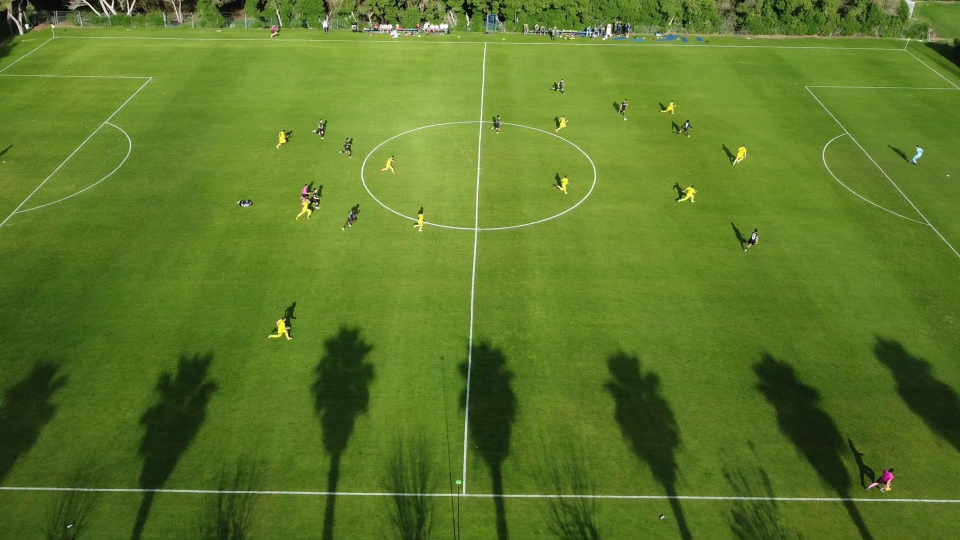
#> input picture dataset/02_TrainPipeline/non_tiles/images/frame_0055_jpg.rf.a5dfb47485c636d58d063066e49caf4c.jpg, 1920 x 1080 px (shown at 1/2 size); the run also reads 1 picture not shown here
$ jupyter execute pipeline.ipynb
#> lines starting #> are read from the running program, lines starting #| are printed output that depends on the picture
# Pipeline for Creating Training Images

Code for Tile Splitting (2x2) with Adjustments on Bounding Boxes (50% Tile Splitting, 50% original)

NOTE: Augmentation is being done in Roboflow!
For Tiles the Augmentation can be found here: https://app.roboflow.com/footballai-xndiy/1-2-tileaugmentation/1

For Original Frames the Augmentation can be found here: https://app.roboflow.com/footballai-xndiy/2-2-originalaugmentation/1

# Selection of 45% Images for Tile Splitting

[cell 1]
import os
import random
import shutil

# 🗂️ Pfade definieren
input_images_dir = "raw_training_images/images"
input_labels_dir = "raw_training_images/labels"
output_tiles_images_dir = "train_tiles/images"
output_tiles_labels_dir = "train_tiles/labels"
output_non_tiles_images_dir = "non_tiles/images"
output_non_tiles_labels_dir = "non_tiles/labels"

# 🔹 Ordner erstellen
os.makedirs(output_tiles_images_dir, exist_ok=True)
os.makedirs(output_tiles_labels_dir, exist_ok=True)
os.makedirs(output_non_tiles_images_dir, exist_ok=True)
os.makedirs(output_non_tiles_labels_dir, exist_ok=True)

# 📌 Alle Bilder auflisten & zufällig 45% für Tile-Splitting auswählen
all_images = [f for f in os.listdir(input_images_dir) if f.endswith(".jpg") or f.endswith(".png")]
random.shuffle(all_images)

split_2x2 = set(all_images[:int(len(all_images) * 0.45)])  # 45% der Bilder für Tile-Splitting

print(f"📌 Gesamtanzahl Bilder: {len(all_images)}")
print(f"🔹 {len(split_2x2)} Bilder für Tile-Splitting ausgewählt.")
print(f"🔹 {len(all_images) - len(split_2x2)} Bilder verbleiben in non_tiles.")

# 📌 Bilder kopieren
tiles_count = 0
non_tiles_count = 0

for img in all_images:
    label_file = img.replace(".jpg", ".txt").replace(".png", ".txt")

    if img in split_2x2:
        # → in tiles kopieren
        shutil.copy(os.path.join(input_images_dir, img), os.path.join(output_tiles_images_dir, img))
        if os.path.exists(os.path.join(input_labels_dir, label_file)):
            shutil.copy(os.path.join(input_labels_dir, label_file), os.path.join(output_tiles_labels_dir, label_file))
        tiles_count += 1
    else:
        # → in non_tiles kopieren
        shutil.copy(os.path.join(input_images_dir, img), os.path.join(output_non_tiles_images_dir, img))
        if os.path.exists(os.path.join(input_labels_dir, label_file)):
            shutil.copy(os.path.join(input_labels_dir, label_file), os.path.join(output_non_tiles_labels_dir, label_file))
        non_tiles_count += 1

# ✅ Abschlussmeldung
print("\n✅ Kopiervorgang abgeschlossen.")
print(f"📁 Tiles-Bilder:     {tiles_count}")
print(f"📁 Non-Tiles-Bilder: {non_tiles_count}")

# ~~~~~~~~~~~~~~~~~~~~~~~

# Tile Splitting
Execution of Tile Splitting on Images in train_tiles folder.
Therefore only Tiles with an object are respected and split into tiles and then resized.
For the non-tile images only a resizing to 640px is done.

Later a Folder roboflow_images is created. The content of this folder can be found on the upper linked roboflow projects where the augmentation is being carried out.

[cell 2]
import os
import cv2

# 📁 Eingabeordner für vollständige Bilder + Labels
input_tiles_images_dir = "train_tiles/images"
input_tiles_labels_dir = "train_tiles/labels"

# 📁 Zielordner für erzeugte Tiles
output_tiles_images_dir = "roboflow_images/tiles_resized/images"
output_tiles_labels_dir = "roboflow_images/tiles_resized/labels"
os.makedirs(output_tiles_images_dir, exist_ok=True)
os.makedirs(output_tiles_labels_dir, exist_ok=True)

# [56 lines left out: function split_image_and_adjust_labels, not called in this run]

# 🔁 Verarbeitung starten
tile_images = [f for f in os.listdir(input_tiles_images_dir) if f.endswith(('.jpg', '.png'))]
total_processed = 0
total_generated_tiles = 0
total_skipped = 0

for img_file in tile_images:
    img_path = os.path.join(input_tiles_images_dir, img_file)
    label_path = os.path.join(input_tiles_labels_dir, img_file.replace('.jpg', '.txt').replace('.png', '.txt'))

    processed, generated = split_image_and_adjust_labels(img_path, label_path, output_tiles_images_dir, output_tiles_labels_dir)
    if processed == 0:
        total_skipped += 1
    total_processed += processed
    total_generated_tiles += generated

# 📊 Statistik
print("\n✅ Tile-Splitting abgeschlossen!")
print(f"🔍 Ursprünglich verarbeitete Bilder: {len(tile_images)}")
print(f"🚫 Bilder ohne Objekte (verworfen): {total_skipped}")
print(f"🧩 Erwartete Tiles (max): {len(tile_images) * 4}")
print(f"📦 Tatsächlich erzeugte Tiles (mit Ball): {total_generated_tiles}")

[cell 3]
import os
import cv2

input_images_dir = "non_tiles/images"
input_labels_dir = "non_tiles/labels"
output_resized_images_dir = "roboflow_images/original_resized/images"
output_resized_labels_dir = "roboflow_images/original_resized/labels"
os.makedirs(output_resized_images_dir, exist_ok=True)
os.makedirs(output_resized_labels_dir, exist_ok=True)

def resize_image_and_adjust_labels(image_path, label_path, output_img_dir, output_lbl_dir):
#> called with output_img_dir = 'roboflow_images/original_resized/images', output_lbl_dir = 'roboflow_images/original_resized/labels'
    img = cv2.imread(image_path)
#> img is the input picture: shape (1080, 1920, 3); mean B, G, R 40.9, 121.1, 93.3
    h, w, _ = img.shape
#> h = 1080; w = 1920
    target_size = 640

    if w > h:
        crop_x = (w - h) // 2
#> crop_x = 420
        crop_y = 0
        crop_w = h
#> crop_w = 1080
        crop_h = h
#> crop_h = 1080
    else:
        crop_x = 0
        crop_y = (h - w) // 2
        crop_w = w
        crop_h = w

    cropped_img = img[crop_y:crop_y + crop_h, crop_x:crop_x + crop_w]
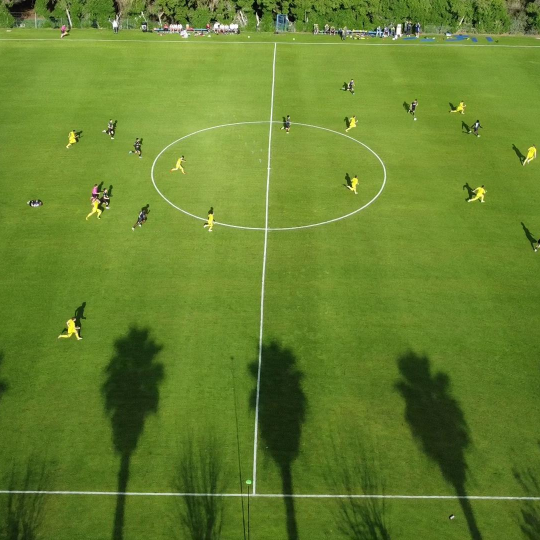
#> cropped_img: shape (1080, 1080, 3) (shown at 1/2 size); mean B, G, R 45.4, 130.5, 102.1
    resized_img = cv2.resize(cropped_img, (target_size, target_size))
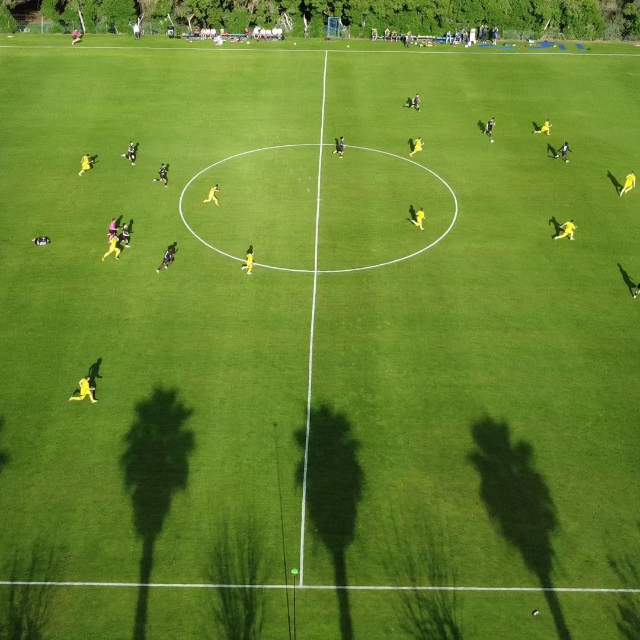
#> resized_img: shape (640, 640, 3); mean B, G, R 45.3, 130.4, 101.9
    base_name = os.path.basename(image_path)

    if os.path.exists(label_path):
        with open(label_path, 'r') as f:
            labels = [line.strip().split() for line in f.readlines()]

        if not labels:
            return 0

        new_labels = []
        scale_x = target_size / crop_w
        scale_y = target_size / crop_h

        for label in labels:
            cls, x, y, bw, bh = map(float, label)
            x_abs = x * w - crop_x
            y_abs = y * h - crop_y
            bw_abs = bw * w
            bh_abs = bh * h

            x_abs *= scale_x
            y_abs *= scale_y
            bw_abs *= scale_x
            bh_abs *= scale_y

            new_x = x_abs / target_size
            new_y = y_abs / target_size
            new_bw = bw_abs / target_size
            new_bh = bh_abs / target_size

            if 0 <= new_x <= 1 and 0 <= new_y <= 1 and new_bw > 0 and new_bh > 0:
                new_labels.append(f"{int(cls)} {new_x:.6f} {new_y:.6f} {new_bw:.6f} {new_bh:.6f}\n")

        cv2.imwrite(os.path.join(output_img_dir, base_name), resized_img)
        with open(os.path.join(output_lbl_dir, base_name.replace('.jpg', '.txt').replace('.png', '.txt')), 'w') as f:
            f.writelines(new_labels)
        return 1

    return 0

# 🔁 Verarbeitung
images = [f for f in os.listdir(input_images_dir) if f.endswith(('.jpg', '.png'))]
saved = 0

for img_file in images:
    img_path = os.path.join(input_images_dir, img_file)
    label_path = os.path.join(input_labels_dir, img_file.replace('.jpg', '.txt').replace('.png', '.txt'))
    saved += resize_image_and_adjust_labels(img_path, label_path, output_resized_images_dir, output_resized_labels_dir)

print("\n✅ Resize abgeschlossen!")
print(f"🖼️ Ursprünglich: {len(images)} Bilder")
print(f"🎯 Gespeichert (mit gültigen Labels): {saved}")
print("📐 Bilder wurden korrekt gecropped & rescaled.")

# Resize der valid und test images
Validation und Test Images werden auch auf 640 x 640 gecropped, um konsistenz zu gewährleisten

[cell 4]
import os
import cv2
import numpy as np

# 🗂️ Pfade definieren
input_val_images_dir = "../valid_original/images"
input_val_labels_dir = "../valid_original/labels"
output_val_images_dir = "../valid/images"
output_val_labels_dir = "../valid/labels"

input_test_images_dir = "../test_original/images"
input_test_labels_dir = "../test_original/labels"
output_test_images_dir = "../test/images"
output_test_labels_dir = "../test/labels"

# 🔹 Ordner für das Resizing erstellen
os.makedirs(output_val_images_dir, exist_ok=True)
os.makedirs(output_val_labels_dir, exist_ok=True)
os.makedirs(output_test_images_dir, exist_ok=True)
os.makedirs(output_test_labels_dir, exist_ok=True)

# 📌 Funktion zum Croppen mit Bounding Box Anpassung
def crop_image_and_adjust_labels(image_path, label_path, output_img_dir, output_lbl_dir):
#> called with output_img_dir = '../valid/images', output_lbl_dir = '../valid/labels'
    img = cv2.imread(image_path)
    h, w, _ = img.shape
#> h = 1080; w = 1920

    target_size = 640  # Endgröße

    # Prüfen, ob Bild größer ist als 640x640
    if w < target_size or h < target_size:
        print(f"⚠️ {image_path} ist kleiner als 640x640. Übersprungen.")
        return

    # Berechnung der Crop-Koordinaten für zentriertes Cropping
    crop_x = (w - target_size) // 2
#> crop_x = 640
    crop_y = (h - target_size) // 2
#> crop_y = 220
    cropped_img = img[crop_y:crop_y + target_size, crop_x:crop_x + target_size]
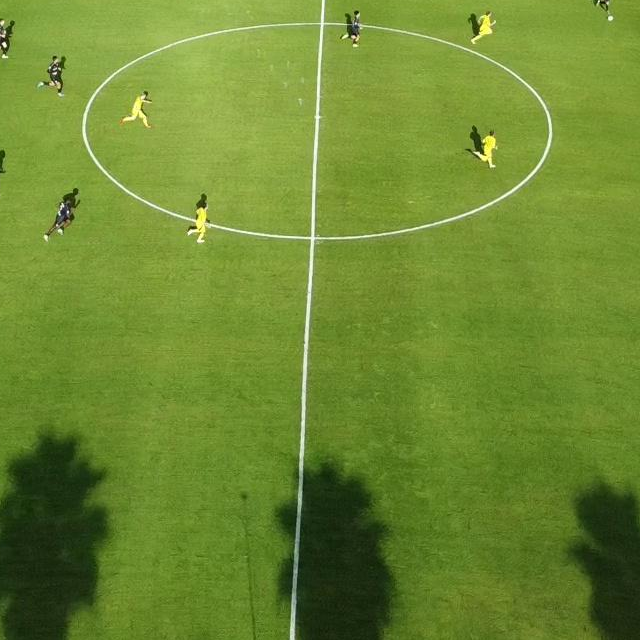
#> cropped_img: shape (640, 640, 3); mean B, G, R 48.8, 137.4, 109.1

    base_name = os.path.basename(image_path)

    # Labels anpassen
    if os.path.exists(label_path):
        with open(label_path, 'r') as f:
            labels = [line.strip().split() for line in f.readlines()]

        if not labels:
            return  # Falls keine Objekte vorhanden sind, wird das Bild verworfen

        new_labels = []
        for label in labels:
            cls, x, y, bw, bh = map(float, label)
            x_abs = x * w
            y_abs = y * h
            bw_abs = bw * w
            bh_abs = bh * h

            # Cropping-Anpassung für Bounding Boxes
            x_abs -= crop_x
            y_abs -= crop_y

            # Bounding Box in 640x640 umrechnen
            new_x = x_abs / target_size
            new_y = y_abs / target_size
            new_bw = bw_abs / target_size
            new_bh = bh_abs / target_size

            # Sicherstellen, dass Bounding Boxes im validen Bereich liegen
            if 0 <= new_x <= 1 and 0 <= new_y <= 1 and 0 < new_bw <= 1 and 0 < new_bh <= 1:
                new_labels.append(f"{int(cls)} {new_x:.6f} {new_y:.6f} {new_bw:.6f} {new_bh:.6f}\n")

        # Speichern des Bildes & Labels
        cv2.imwrite(os.path.join(output_img_dir, base_name), cropped_img)
        with open(os.path.join(output_lbl_dir, base_name.replace('.jpg', '.txt').replace('.png', '.txt')), 'w') as f:
            f.writelines(new_labels)

print("✅ Cropping ohne Padding erfolgreich!")

# 🔄 Resize alle Validation-Bilder
val_images = [f for f in os.listdir(input_val_images_dir) if f.endswith(('.jpg', '.png'))]
for img_file in val_images:
    img_path = os.path.join(input_val_images_dir, img_file)
    label_path = os.path.join(input_val_labels_dir, img_file.replace('.jpg', '.txt').replace('.png', '.txt'))
    crop_image_and_adjust_labels(img_path, label_path, output_val_images_dir, output_val_labels_dir)

print("✅ Validation-Bilder wurden korrekt gecropped!")

# 🔄 Resize alle Test-Bilder
test_images = [f for f in os.listdir(input_test_images_dir) if f.endswith(('.jpg', '.png'))]
for img_file in test_images:
    img_path = os.path.join(input_test_images_dir, img_file)
    label_path = os.path.join(input_test_labels_dir, img_file.replace('.jpg', '.txt').replace('.png', '.txt'))
    crop_image_and_adjust_labels(img_path, label_path, output_test_images_dir, output_test_labels_dir)

print("✅ Test-Bilder wurden korrekt gecropped!")
